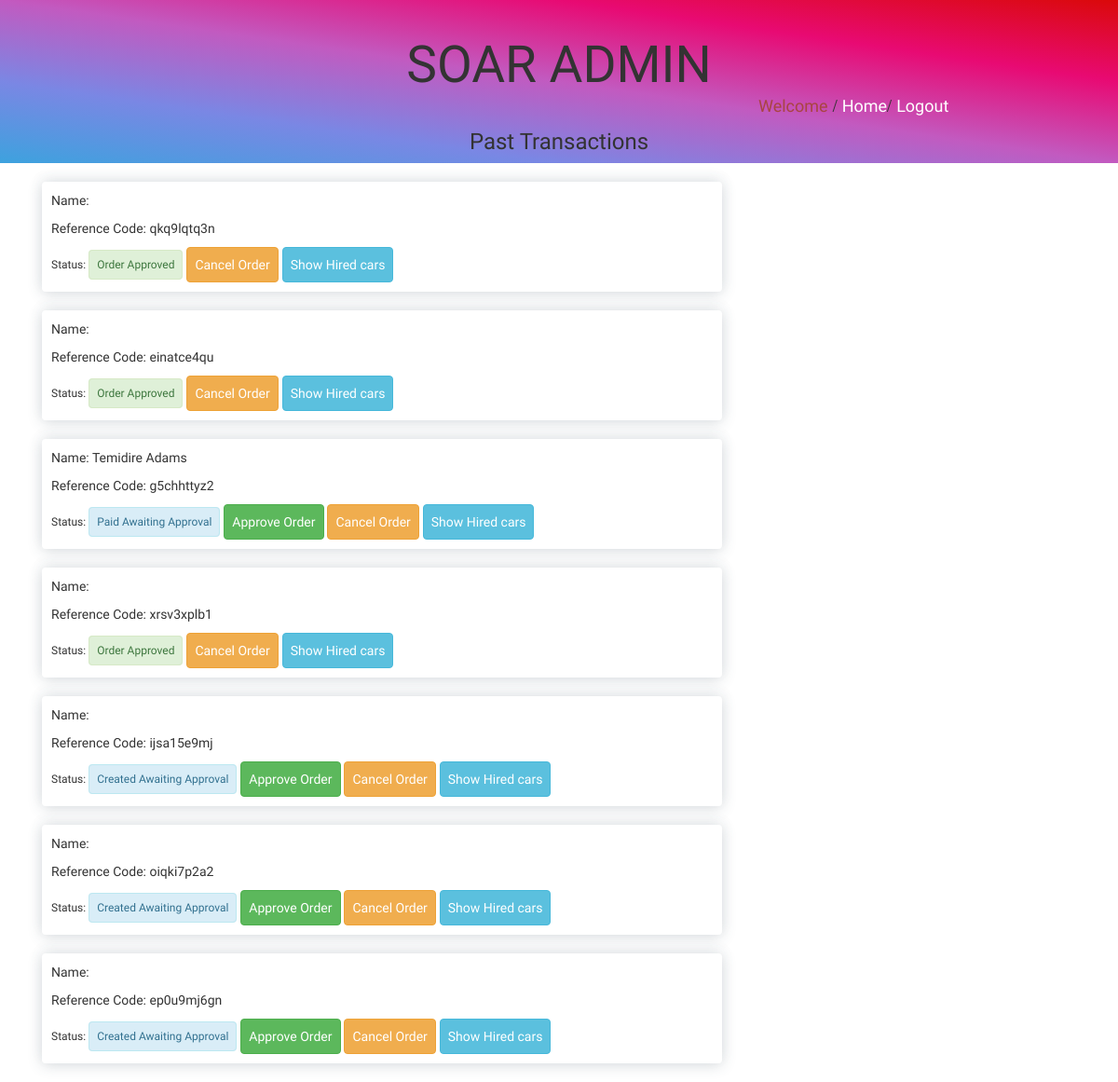
Page /Transaction/ on the committed database.
### Orders/models.py (models this page shows, shortened)
class order(models.Model):
	order_id = models.CharField(max_length=20, blank=True)
	user=models.ForeignKey(User, null=True, blank=True, on_delete=models.CASCADE)
	Carts = models.ForeignKey(cart, on_delete=models.CASCADE)
	status= models.ForeignKey(Status, on_delete=models.CASCADE, default=1)
	order_total= models.DecimalField(default=0.00, max_digits=100, decimal_places=2)

### Account/models.py (models this page shows, shortened)
class CustomUser(AbstractUser):
	license=models.CharField(default='xxx-xxx-xxx',max_length=50)
	picture = models.ImageField(upload_to="profile", default="profile/users.png")
	is_active=models.BooleanField(default=True)
	address = models.CharField(max_length=150, default="lagos")
	phone = models.CharField(max_length=150, default="08000012345")

### Home/views.py (the view)
# urls.py: url(r'^Transaction/$', views.Transactions, name='transaction'),
def Transactions(request):
	template = "Admin/transact.html"
	Order = order.objects.all()
	rent = Rent.objects.all()
	context={
	"order":Order,
	'rent':rent,
	}
	return render(request, template, context)

### Transport/models.py (called while the page is built)
	def __str__(self):
		return self.Brands.Brand_Name+" "+self.Model+" "+self.Vehicle_id.tag

### templates/Admin/transact.html (shortened to what this page needs)
{% extends 'Home/signbase.html'%}
{%block content%}
<body class="">
<div class="container-fluid">
    <div class="row adheader">
        <div class="col-md-12">
            <div class="col-md-4">
            </div>
            <div class="col-md-4">
                <center><div class="">
                    <p>SOAR ADMIN</p>
					<div class="center">
						<h3>Past Transactions</h3>
					</div>
                </div></center>
            </div>
            <div class="col-md-4 ">
            	<div class="adlink">
            	<p class="text-danger">Welcome</p>
            	<p class="text-danger">{{request.user.username}} </p>/
            	<a class="text-light"href="{% url 'index' %}">Home</a>/
            	<a class="text-light"href="{% url 'logout' %}">Logout</a>
            	</div>
            </div>
        </div>
    </div>
</div>
<div class="container">
    <div class="row">
        <div class="col-md-12">
            <div class="col-md-8">
				{% for orders in order%}
                <div class="allu circle">
                   <p style="display: block;">Name: {{orders.user.first_name}} {{orders.user.last_name}}</p>
                   <p style="display: block; ">Reference Code: {{orders.order_id}}</p>
				<div class="approve" style="display:inline-block">
					{% if orders.status.status == 'Created' or orders.status.status == 'Paid' %}
					{% if orders.status.status == 'Created'%}
					<h6 style="display:inline-block;" class="sentence">Status: <span class="alert alert-info">Created Awaiting Approval</span></h6>
                    {% elif orders.status.status == 'Paid'%}
					<h6 style="display:inline-block;" class="sentence">Status: <span class="alert alert-info">Paid Awaiting Approval</span></h6>
					{% endif %}
					<button value="{{orders.id}}" data-url="{% url 'approve_order' %}" class="appr-btn btn btn-Success">Approve Order</button>
                    <button value="{{orders.id}}" data-url="{% url 'cancel_order' %}" class="disa-btn btn btn-warning">Cancel Order</button>
                    {% elif orders.status.status == 'Approved'%}
					<h6 style="display:inline-block;">Status: <span class="alert alert-success">Order Approved</span> </h6>
					<button style="display:inline-block;" value="{{orders.id}}" data-url="{% url 'cancel_order' %}" class="disa-btn btn btn-warning">Cancel Order</button>
					{% elif orders.status.status == 'Cancel'%}
					<h6 style="display:inline-block;">Status: <span class="alert alert-danger">Order Canceled </span> </h6>
					<button style="display:inline-block;" value="{{orders.id}}" data-url="{% url 'approve_order' %}" class="appr-btn btn btn-Success">Approve Order</button>
                    {%endif%}
                 </div>
 				<button class="hired-cars btn btn-info">Show Hired cars</button>
                </div>
                {% endfor %}
            </div>
        </div>
    </div>
</div>
</body>
{%endblock%}

### asset/css/style.css (style rules this page uses)
p,h1,h2,h3,h4,h5,h6,a, label,button,td,th,select { font-family: 'Oswald', sans-serif; }
.circle { padding: 2px; box-shadow: rgba(58,78,95,0.2) 0 2px 16px, rgba(58,78,95,0.05) 0 -5px 16px; border-radius: 4px; }
.allu .btn { padding: 8px; }
.alert { padding: 8px; }
.otherdetails span, a { color: #868686; text-decoration: none; }
.btn { font-family:'Heebo', sans-serif ; }
.selected-cars h5, p { display: inline-block; }
* { box-sizing: border-box }
.center { text-align: center; }
.adheader { font-size: 55px; padding-top: 30px; background-image: linear-gradient(to right top, #3da2de, #7a87e4, #c25ac0, #e80a73, #da0909); }
.adlink { margin-top: 70px; text-indent: 2px; font-size: 18px; }
.text-light { color: white; }
.allu { margin-top: 20px; margin-bottom: 20px; padding: 10px; }
.sentence { text-transform: capitalize; }

### rows in the picture
order: order_id "qkq9lqtq3n", {{ orders.id }} 3 (drawn)
order: order_id "einatce4qu", {{ orders.id }} 4 (drawn)
order: user.first_name "Temidire", user.last_name "Adams", order_id "g5chhttyz2", shows "Status:", {{ orders.id }} 5 (drawn)
order: order_id "xrsv3xplb1", {{ orders.id }} 6 (drawn)
order: order_id "ijsa15e9mj", shows "Status:", {{ orders.id }} 7 (drawn)
order: order_id "oiqki7p2a2", shows "Status:", {{ orders.id }} 8 (drawn)
order: order_id "ep0u9mj6gn", shows "Status:", {{ orders.id }} 9 (drawn)
